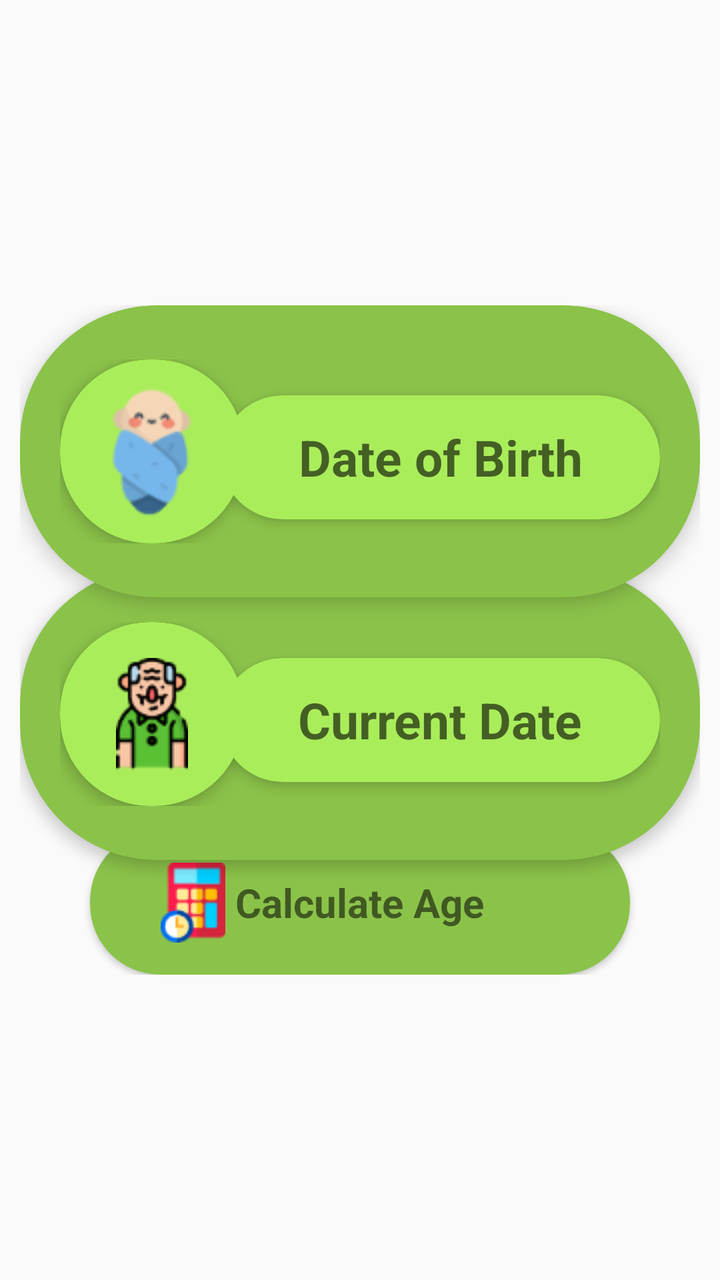
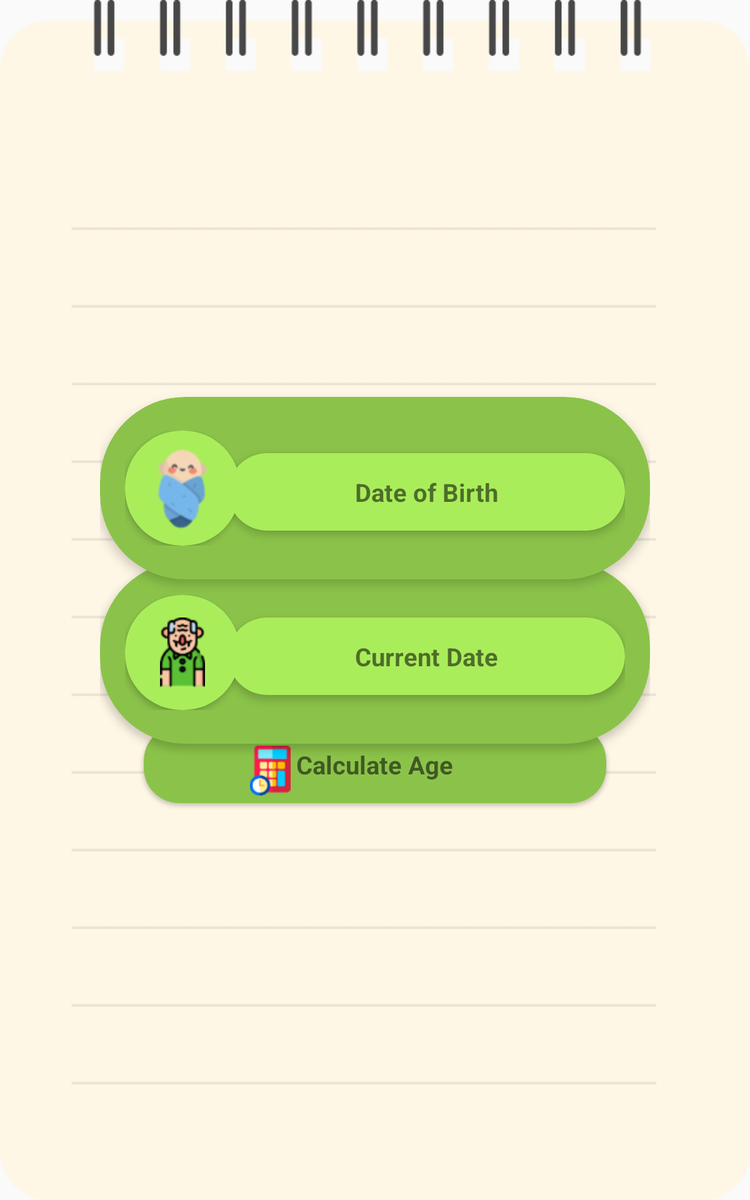

The same Android screen from two of the app's own layout files: first res/layout/ as a phone draws it, then the repository's variant for another configuration, drawn on a device whose configuration selects that folder. Both files follow.
<!-- AndroidManifest.xml: application theme AppTheme -->
<!-- res/layout/mainframe.xml -->
<?xml version="1.0" encoding="utf-8"?>
<LinearLayout xmlns:android="http://schemas.android.com/apk/res/android"
    xmlns:app="http://schemas.android.com/apk/res-auto"
    android:layout_width="match_parent"
    android:layout_height="match_parent"
    android:padding="10sp">

    <RelativeLayout
        android:layout_width="match_parent"
        android:layout_height="match_parent"
        android:gravity="center">

        <ScrollView
            android:layout_width="wrap_content"
            android:layout_height="wrap_content">

            <LinearLayout
                android:layout_width="match_parent"
                android:layout_height="wrap_content"
                android:orientation="vertical">

                <android.support.v7.widget.CardView
                    android:id="@+id/dateofBirthCardId"
                    android:layout_width="match_parent"
                    android:layout_height="146sp"
                    android:layout_gravity="center"
                    app:cardBackgroundColor="@color/colorPrimaryDark"
                    app:cardCornerRadius="68sp"
                    app:cardElevation="6sp">

                    <RelativeLayout
                        android:id="@+id/bithdayRelativeAreaId"
                        android:layout_width="match_parent"
                        android:layout_height="match_parent"
                        android:padding="20sp">

                        <LinearLayout
                            android:layout_width="match_parent"
                            android:layout_height="wrap_content"
                            android:layout_centerInParent="true"
                            android:orientation="horizontal">

                            <android.support.v7.widget.CardView
                                android:layout_width="92sp"
                                android:layout_height="92sp"
                                app:cardBackgroundColor="@color/colorAccent"
                                app:cardCornerRadius="45sp"
                                app:cardElevation="4sp">

                                <RelativeLayout
                                    android:layout_width="match_parent"
                                    android:layout_height="match_parent">

                                    <ImageView
                                        android:layout_width="wrap_content"
                                        android:layout_height="wrap_content"
                                        android:layout_centerInParent="true"
                                        android:src="@drawable/babybron" />
                                </RelativeLayout>
                            </android.support.v7.widget.CardView>

                            <android.support.v7.widget.CardView
                                android:layout_width="match_parent"
                                android:layout_height="62sp"
                                android:layout_marginLeft="-12sp"
                                android:layout_marginTop="18sp"
                                app:cardBackgroundColor="@color/colorAccent"
                                app:cardCornerRadius="31sp"
                                app:cardElevation="4dp">

                                <TextView
                                    android:id="@+id/dateofBirthedittextId"
                                    android:layout_width="match_parent"
                                    android:layout_height="wrap_content"
                                    android:layout_gravity="center"
                                    android:layout_marginLeft="8sp"
                                    android:layout_marginRight="8sp"
                                    android:background="@color/colorAccent"
                                    android:gravity="center"
                                    android:hint="@string/date_of_birth"
                                    android:lines="1"
                                    android:textSize="25sp"
                                    android:textStyle="bold" />
                            </android.support.v7.widget.CardView>
                        </LinearLayout>
                    </RelativeLayout>
                </android.support.v7.widget.CardView>

                <android.support.v7.widget.CardView
                    android:id="@+id/myCurrentAgeCardId"
                    android:layout_width="match_parent"
                    android:layout_height="146sp"
                    android:layout_below="@id/dateofBirthCardId"
                    android:layout_gravity="center"
                    android:layout_marginTop="-15sp"
                    app:cardBackgroundColor="@color/colorPrimaryDark"
                    app:cardCornerRadius="68sp"
                    app:cardElevation="4sp">

                    <RelativeLayout
                        android:id="@+id/currentDateRelativeAreaId"
                        android:layout_width="match_parent"
                        android:layout_height="match_parent"
                        android:padding="20sp">

                        <LinearLayout
                            android:layout_width="match_parent"
                            android:layout_height="wrap_content"
                            android:layout_centerInParent="true"
                            android:orientation="horizontal">

                            <android.support.v7.widget.CardView
                                android:layout_width="92sp"
                                android:layout_height="92sp"
                                app:cardBackgroundColor="@color/colorAccent"
                                app:cardCornerRadius="45sp"
                                app:cardElevation="4sp">

                                <RelativeLayout
                                    android:layout_width="match_parent"
                                    android:layout_height="match_parent">

                                    <ImageView
                                        android:layout_width="wrap_content"
                                        android:layout_height="wrap_content"
                                        android:layout_centerInParent="true"
                                        android:src="@drawable/currentage" />
                                </RelativeLayout>
                            </android.support.v7.widget.CardView>

                            <android.support.v7.widget.CardView
                                android:layout_width="match_parent"
                                android:layout_height="62sp"
                                android:layout_marginLeft="-12sp"
                                android:layout_marginTop="18sp"
                                app:cardBackgroundColor="@color/colorAccent"
                                app:cardCornerRadius="31sp"
                                app:cardElevation="4dp">

                                <TextView
                                    android:id="@+id/myCurrentAgeEditTextId"
                                    android:layout_width="match_parent"
                                    android:layout_height="wrap_content"
                                    android:layout_gravity="center"
                                    android:layout_marginLeft="8sp"
                                    android:layout_marginRight="8sp"
                                    android:background="@color/colorAccent"
                                    android:gravity="center"
                                    android:hint="@string/current_date"
                                    android:lines="1"
                                    android:textSize="25sp"
                                    android:textStyle="bold" />
                            </android.support.v7.widget.CardView>
                        </LinearLayout>
                    </RelativeLayout>
                </android.support.v7.widget.CardView>

                <android.support.v7.widget.CardView
                    android:id="@+id/myCalculateBtnCardId"
                    android:layout_width="match_parent"
                    android:layout_height="72sp"
                    android:layout_below="@+id/myCurrentAgeCardId"
                    android:layout_gravity="center"
                    android:layout_marginLeft="35sp"
                    android:layout_marginTop="-15sp"
                    android:layout_marginRight="35sp"
                    app:cardBackgroundColor="@color/colorPrimaryDark"
                    app:cardCornerRadius="35sp"
                    app:cardElevation="2sp">

                    <RelativeLayout
                        android:layout_width="match_parent"
                        android:layout_height="match_parent">

                        <ImageView
                            android:layout_width="wrap_content"
                            android:layout_height="40sp"
                            android:layout_alignLeft="@+id/calculateid"
                            android:layout_marginLeft="-41dp"
                            android:layout_marginTop="16sp"
                            android:src="@drawable/agecalculator" />

                        <TextView
                            android:id="@+id/calculateid"
                            android:layout_width="wrap_content"
                            android:layout_height="wrap_content"
                            android:layout_centerInParent="true"
                            android:text="@string/calculate_age"
                            android:textSize="20sp"
                            android:textStyle="bold" />
                    </RelativeLayout>
                </android.support.v7.widget.CardView>
            </LinearLayout>
        </ScrollView>
    </RelativeLayout>
</LinearLayout>
<!-- resources referenced by this layout -->
<resources>
  <color name="colorAccent">#AAED5B</color>
  <color name="colorPrimaryDark">#8BC34A</color>
  <!-- drawable agecalculator: png bitmap (drawable, 1843 bytes) -->
  <!-- drawable babybron: png bitmap (drawable, 3737 bytes) -->
  <!-- drawable currentage: png bitmap (drawable, 3254 bytes) -->
  <string name="calculate_age">Calculate Age</string>
  <string name="current_date">Current Date</string>
  <string name="date_of_birth">Date of Birth</string>
  <style name="AppTheme" parent="Theme.AppCompat.Light.DarkActionBar">
          
          <item name="colorPrimary">@color/colorPrimary</item>
          <item name="colorPrimaryDark">@color/colorPrimaryDark</item>
          <item name="colorAccent">@color/colorAccent</item>
          
      </style>
  <color name="colorPrimary">#699A30</color>
</resources>
<!-- res/layout-sw600dp/mainframe.xml (the repository's variant of the layout above) -->
<!-- drawn on a 7-inch tablet held upright -->
<?xml version="1.0" encoding="utf-8"?>
<LinearLayout xmlns:android="http://schemas.android.com/apk/res/android"
    xmlns:app="http://schemas.android.com/apk/res-auto"
    android:layout_width="match_parent"
    android:layout_height="match_parent">

    <RelativeLayout
        android:layout_width="match_parent"
        android:layout_height="match_parent"
        android:background="@drawable/back_note"
        android:gravity="center"
        android:padding="80sp">

        <android.support.v7.widget.CardView
            android:id="@+id/dateofbirthcardid"
            android:layout_width="match_parent"
            android:layout_height="146sp"
            android:layout_gravity="center"
            app:cardBackgroundColor="@color/colorPrimaryDark"
            app:cardCornerRadius="68sp"
            app:cardElevation="6sp">

            <RelativeLayout
                android:layout_width="match_parent"
                android:layout_height="match_parent"
                android:padding="20sp">

                <LinearLayout
                    android:layout_width="match_parent"
                    android:layout_height="wrap_content"
                    android:layout_centerInParent="true"
                    android:orientation="horizontal">

                    <android.support.v7.widget.CardView
                        android:layout_width="92sp"
                        android:layout_height="92sp"
                        app:cardBackgroundColor="@color/colorAccent"
                        app:cardCornerRadius="45sp"
                        app:cardElevation="4sp">

                        <RelativeLayout
                            android:layout_width="match_parent"
                            android:layout_height="match_parent">

                            <ImageView
                                android:layout_width="wrap_content"
                                android:layout_height="wrap_content"
                                android:layout_centerInParent="true"
                                android:src="@drawable/babybron" />
                        </RelativeLayout>
                    </android.support.v7.widget.CardView>

                    <android.support.v7.widget.CardView
                        android:layout_width="match_parent"
                        android:layout_height="62sp"
                        android:layout_marginLeft="-10sp"
                        android:layout_marginTop="18sp"
                        app:cardBackgroundColor="@color/colorAccent"
                        app:cardCornerRadius="31sp"
                        app:cardElevation="4dp">

                        <TextView
                            android:layout_width="match_parent"
                            android:layout_height="match_parent"
                            android:gravity="center"
                            android:text="Date of Birth"
                            android:textSize="20sp"
                            android:textStyle="bold" />
                    </android.support.v7.widget.CardView>
                </LinearLayout>
            </RelativeLayout>
        </android.support.v7.widget.CardView>

        <android.support.v7.widget.CardView
            android:id="@+id/mycurrentcardid"
            android:layout_width="match_parent"
            android:layout_height="146sp"
            android:layout_below="@id/dateofbirthcardid"
            android:layout_gravity="center"
            android:layout_marginTop="-15sp"
            app:cardBackgroundColor="@color/colorPrimaryDark"
            app:cardCornerRadius="68sp"
            app:cardElevation="4sp">

            <RelativeLayout
                android:layout_width="match_parent"
                android:layout_height="match_parent"
                android:padding="20sp">

                <LinearLayout
                    android:layout_width="match_parent"
                    android:layout_height="wrap_content"
                    android:layout_centerInParent="true"
                    android:orientation="horizontal">

                    <android.support.v7.widget.CardView
                        android:layout_width="92sp"
                        android:layout_height="92sp"
                        app:cardBackgroundColor="@color/colorAccent"
                        app:cardCornerRadius="45sp"
                        app:cardElevation="4sp">

                        <RelativeLayout
                            android:layout_width="match_parent"
                            android:layout_height="match_parent">

                            <ImageView
                                android:layout_width="wrap_content"
                                android:layout_height="wrap_content"
                                android:layout_centerInParent="true"
                                android:src="@drawable/currentage" />
                        </RelativeLayout>
                    </android.support.v7.widget.CardView>

                    <android.support.v7.widget.CardView
                        android:layout_width="match_parent"
                        android:layout_height="62sp"
                        android:layout_marginLeft="-10sp"
                        android:layout_marginTop="18sp"
                        app:cardBackgroundColor="@color/colorAccent"
                        app:cardCornerRadius="31sp"
                        app:cardElevation="4dp">

                        <TextView
                            android:layout_width="match_parent"
                            android:layout_height="match_parent"
                            android:gravity="center"
                            android:text="Current Date"
                            android:textSize="20sp"
                            android:textStyle="bold" />
                    </android.support.v7.widget.CardView>
                </LinearLayout>
            </RelativeLayout>
        </android.support.v7.widget.CardView>

        <android.support.v7.widget.CardView
            android:layout_width="match_parent"
            android:layout_height="62sp"
            android:layout_below="@+id/mycurrentcardid"
            android:layout_gravity="center"
            android:layout_marginLeft="35sp"
            android:layout_marginTop="-15sp"
            android:layout_marginRight="35sp"
            app:cardBackgroundColor="@color/colorPrimaryDark"
            app:cardCornerRadius="28sp"
            app:cardElevation="2sp">

            <RelativeLayout
                android:layout_width="match_parent"
                android:layout_height="match_parent">

                <ImageView
                    android:layout_width="wrap_content"
                    android:layout_height="40sp"
                    android:layout_alignLeft="@+id/calculateid"
                    android:layout_marginLeft="-41dp"
                    android:layout_marginTop="16sp"
                    android:src="@drawable/agecalculator" />

                <TextView
                    android:id="@+id/calculateid"
                    android:layout_width="wrap_content"
                    android:layout_height="wrap_content"
                    android:layout_centerInParent="true"
                    android:text="Calculate Age"
                    android:textSize="20sp"
                    android:textStyle="bold" />
            </RelativeLayout>
        </android.support.v7.widget.CardView>
    </RelativeLayout>
</LinearLayout>
<!-- resources referenced by the variant -->
<!-- as a 7-inch tablet held upright resolves them -->
<resources>
  <color name="colorAccent">#AAED5B</color>
  <color name="colorPrimaryDark">#8BC34A</color>
  <!-- drawable agecalculator: png bitmap (drawable, 1843 bytes) -->
  <!-- drawable babybron: png bitmap (drawable, 3737 bytes) -->
  <!-- drawable back_note: png bitmap (drawable-v21, 10317 bytes) -->
  <!-- drawable currentage: png bitmap (drawable, 3254 bytes) -->
  <style name="AppTheme" parent="Theme.AppCompat.Light.DarkActionBar">
          
          <item name="colorPrimary">@color/colorPrimary</item>
          <item name="colorPrimaryDark">@color/colorPrimaryDark</item>
          <item name="colorAccent">@color/colorAccent</item>
          
      </style>
  <color name="colorPrimary">#699A30</color>
</resources>
